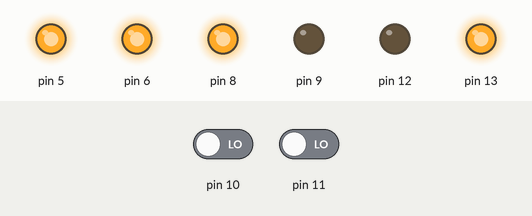
Simulated run of this sketch. Board: Arduino Uno, built with avr-gcc and run on an emulated ATmega328P. On the bench: output pins drawn as LEDs (lit = HIGH). The test bench sets the inputs (shaded band); at power-on: pin 10 LOW, pin 11 LOW. What the sketch prints to the serial monitor is not drawn.

Above: at 0.1 s.
Timing chart, 0 to 1.6 s (numbered marks = the images above):
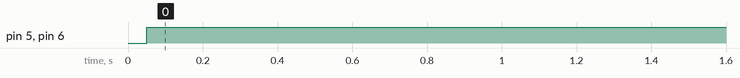

The sketch:

Encoder_calibrate.ino
```cpp
#define enc_left 10
#define enc_right 11
double current_time, prev_time;

void setup() {
  encpins();
  pinMode(A0, INPUT);
  Serial.begin(9600);
}

void loop() {
  current_time = millis();

  double lspd = mot_spd(enc_left);
  double rspd = mot_spd(enc_right);

  float target = 600;

  float lpwm = PID(target, lspd);
  float rpwm = PID(target, rspd);

  digitalWrite(4, HIGH);
  digitalWrite(7, HIGH);
  analogWrite(6, lpwm);
  analogWrite(5, rpwm);

  Serial.print(current_time);
  Serial.print(",");
  Serial.print(target);
  Serial.print(",");
  Serial.print(lspd);
  Serial.print(",");
  Serial.println(rspd);

  prev_time = current_time;
}

double mot_spd (int pin) {
  double t = pulseIn(pin, HIGH, 25000);
  double mps = 0;
  if (t > 0) {
    mps = 2150000 / (14 * t);
  }
  return mps;
}

double img_spd() {
  float timg = pulseIn(3, HIGH, 25000);
  float dist = 0;
  float prev_dist;
  if (timg > 0) {
    dist = (108000 / timg);
  }
  float rel_spd = (dist - prev_dist) / (current_time - prev_time);
  prev_dist = dist;
  return rel_spd;
}

float PID(float target_spd, float current_spd) {
  float PID_p, PID_i, PID_d, PID_val;
  float prev_error;
  float Kp = 7;
  float Ki = 1;
  float Kd = 10;


  float error = target_spd - current_spd;

  PID_p = Kp * error;

  if (error < 200 && error > -200) {
    PID_i += Ki * error;
  }
  else {
    PID_i = 0;
  }

  PID_d = Kd * (error - prev_error) / (current_time - prev_time);

  PID_val = PID_p + PID_i + PID_d;

  prev_error = error;

  if (PID_val >= 255) {
    return 255.0;
  }
  else if (PID_val <= 0) {
    return 0.0;
  }
  else {
    return PID_val;
  }
}

void encpins() {
  pinMode(8, OUTPUT);
  digitalWrite(8, HIGH);
  pinMode(9, OUTPUT);
  digitalWrite(9, LOW);
  pinMode(10, INPUT);

  pinMode(11, INPUT);
  pinMode(12, OUTPUT);
  digitalWrite(12, LOW);
  pinMode(13, OUTPUT);
  digitalWrite(13, HIGH);

  digitalWrite(4, HIGH);
  digitalWrite(7, HIGH);
}
```

Measured:
- by itself, pin 5, pin 6: LOW → HIGH at 0.05 s
